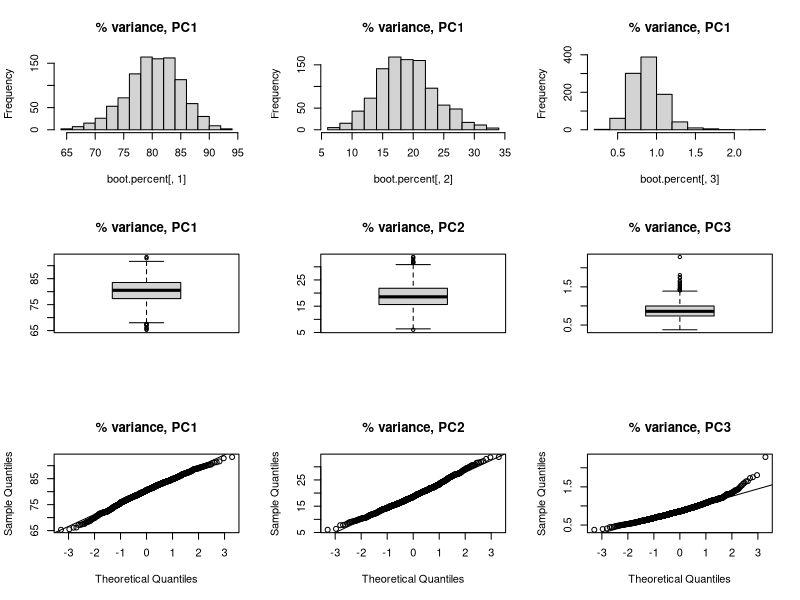

The R source for this figure:
# Clear all variables before starting
rm(list = ls())

# Call required packages
library(tidyverse)

# Section 1
#-------------------------------------------------------------------------------
# Conducting principal component analysis on the original sample of data

# 1.1a - Read in data trees which is stored in R's memory by default
trees



# 1.1b - Set the number of rows and columns in the data set as variables
n <- nrow(trees)
  n
p <- ncol(trees)
  p

  
  
  
# 1.1c - Standardize the variables, then obtain the covariance matrix 
std_trees <- trees
std_trees[1 : 3] <- as.data.frame(scale(std_trees[1 : 3]))
std_trees

  mean(std_trees$Girth)
  sd(std_trees$Girth)

cov(std_trees)


# 1.1d - Obtain correlation matrix of the non-standardised data
data.corr <- cor(trees)
data.corr



# 1.1e - Obtain eigenvalues and eigenvectors of correlation matrix
data.eigen <- eigen(data.corr)

    # Obtain eigenvectors of the correlation matrix / covariance matrix of standardized data
    eigen(data.corr)$vectors

    # Obtain eigenvalues of the correlation matrix / covariance matrix of standardized data
    eigen(data.corr)$values

    # obtain proportions of variance explained by each eigenvector
    data.percent <- 100*data.eigen$values/sum(data.eigen$values)
    data.percent
 
    

    

    
    
# Section 2
#-------------------------------------------------------------------------------
# Constructing principal component analysis on boot strapped samples to create
# a confidence interval for the proportion of variance explained by the 1st
# principal component


# 2.1a - Specify the number of bootstrapped samples to take and constructing blank
# matrices for results
B <- 1000
boot.eigen <- matrix(NA,B,p)
boot.percent <- matrix(NA,B,p)


    
    

    
# 2.1b - Conducting the bootstrapping procedure
  
  # Set the seed to ensure the same bootstrap samples are created each time
  set.seed(12345)
  
  # Create Do-loop
  for (i in 1:B) {
  
      # Obtain list of data rows to re-sample from
      new.rows <- sample(1:n, n, replace=T)
      
      # Obtain bootstrap sample 
      boot.data <- trees[new.rows,]
      
      # Obtain the eigenvalues
      new.eigen <- eigen(cor(boot.data))[[1]]
      
      # Put eigenvalue in bth row of the boot.eigen matrix
      boot.eigen[i,] <- new.eigen
      
      # Calculate proportion of variance explained and put in bth row of boot.percen matrix
      boot.percent[i,] <- 100*new.eigen/sum(new.eigen)
  
  }
  
  
  
  
  
# Section 3
#-------------------------------------------------------------------------------  
# Analyzing results
  
# 3.1a - Determining whether the proportion of variance explained by each
# principal component in each of the bootstrap samples is approximately normally
# distributed by constructing histograms, boxplots and QQ-plots
  
  # Create 3x3 matrix
  par(mfrow=c(3,3))
  
  # Histograms
  hist(boot.percent[,1],main="% variance, PC1")
  hist(boot.percent[,2],main="% variance, PC1")
  hist(boot.percent[,3],main="% variance, PC1")
  
  # Boxplots
  boxplot(boot.percent[,1],main="% variance, PC1")
  boxplot(boot.percent[,2],main="% variance, PC2")
  boxplot(boot.percent[,3],main="% variance, PC3")
  
  # QQ-plots
  qqnorm(boot.percent[,1],main="% variance, PC1") 
  qqline(boot.percent[,1])
  qqnorm(boot.percent[,2],main="% variance, PC2")  
  qqline(boot.percent[,2])
  qqnorm(boot.percent[,3],main="% variance, PC3") 
  qqline(boot.percent[,3]) 
  
  ## Data looks approximately normally distributed. At least for the first
  ## principal component. Consequently, standard 95% bootstrap confidence interval
  ## is valid
  

  
# 3.1b - Find the bootstrap standard errors:
percent.se <- apply(boot.percent,2,sd)
percent.se




# 3.1c - Create standard 95% bootstrap confidence intervals:
  
    # Create blank 3x3 matrix
    percent.mat <- matrix(NA,3,3)
    
    # Specify names of rows and columns
    dimnames(percent.mat) <- list(c("PC1","PC2","PC3"), c("Estimated %","Lower","Upper"))

    # Obtain confidence interval for proportions of variance explained
    percent.mat[,1] <- data.percent
    percent.mat[,2] <- data.percent - 1.96*percent.se
    percent.mat[,3] <- data.percent + 1.96*percent.se
    percent.mat
    

    
    ## Note: These are not independent estimates. A lower value for the first 
    ## percentage will lead to a higher value for at least one other percentage.
    ## Yet we are predominantly interested in the first principal component
    ## since it explains the vast majority of the variance in the data.
    
    
    
